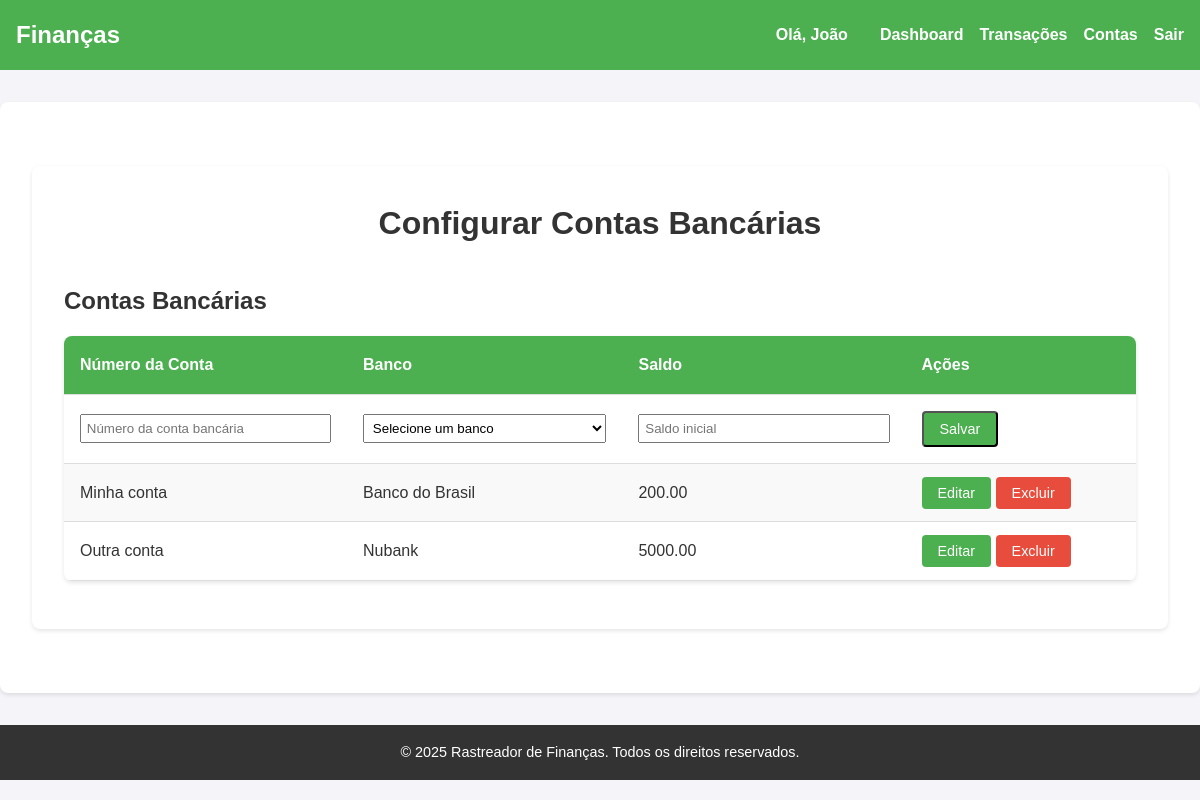
Before: /configuracoes/contas (signed in) with the older database file.
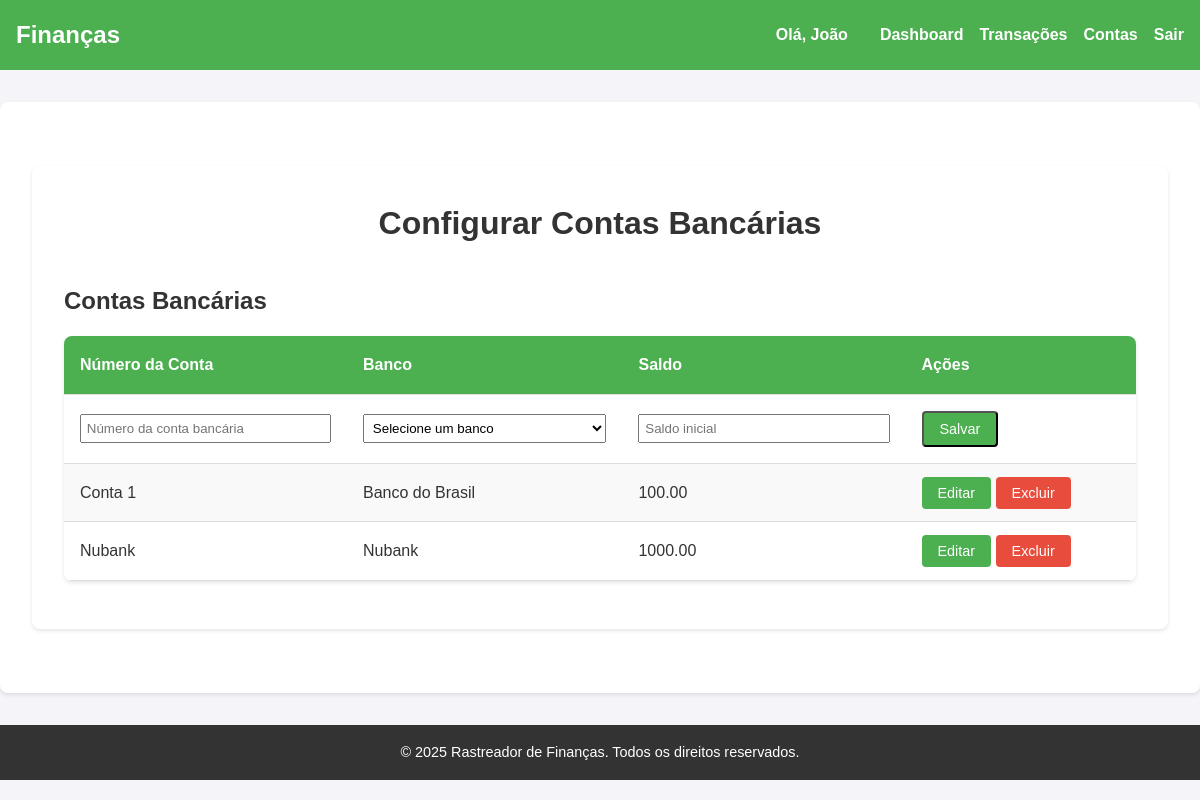
After: the same page with the newer database file.
### models.py (models this page shows, shortened)
class BankAccount(db.Model):
    id = db.Column(db.Integer, primary_key=True)
    account_name = db.Column(db.String(20), nullable=False, unique=True)
    balance = db.Column(db.Numeric(10, 2), nullable=False)
    user_id = db.Column(db.Integer, db.ForeignKey('user.id'), nullable=False)
    bank_id = db.Column(db.Integer, db.ForeignKey('bank.id'), nullable=False)
    created_at = db.Column(db.DateTime, nullable=False, default=datetime.utcnow)
    transactions = db.relationship('Transaction', backref='bank_account', lazy=True)

class Bank(db.Model):
    id = db.Column(db.Integer, primary_key=True)
    name = db.Column(db.String(100), nullable=False, unique=True)
    bank_accounts = db.relationship('BankAccount', backref='bank', lazy=True)
    credit_cards = db.relationship('CreditCard', backref='bank', lazy=True)

### app.py (the view)
@app.route('/configuracoes/contas', methods=['GET', 'POST'])
def configuracoes_contas():
    if not session['user_id']:
        return redirect(url_for('login'))
    banks = Bank.query.all()
    bank_accounts = BankAccount.query.filter_by(user_id=session['user_id']).all()
    return render_template('configuracoes/contas/configurar_contas.html', banks=banks, bank_accounts=bank_accounts)

### templates/configuracoes/contas/configurar_contas.html (shortened to what this page needs)
{% extends "layout.html" %}
{% block content %}
<main class="container">
    <h1 class="page-title">Configurar Contas Bancárias</h1>
    <div class="table-container">
        <h2>Contas Bancárias</h2>
        <table class="styled-table">
            <thead>
                <tr>
                    <th>Número da Conta</th>
                    <th>Banco</th>
                    <th>Saldo</th>
                    <th>Ações</th>
                </tr>
            </thead>
            <tbody>
                <tr>
                    <form method="POST" action="/configuracoes/contas/adicionar">
                        <td>
                            <input type="text" name="account_name" placeholder="Número da conta bancária" required style="width: 100%; padding: 0.3rem;">
                        </td>
                        <td>
                            <select name="bank_id" required style="width: 100%; padding: 0.3rem;">
                                <option value="" disabled selected>Selecione um banco</option>
                            </select>
                        </td>
                        <td>
                            <input type="text" name="balance_cents" id="balance_cents" placeholder="Saldo inicial" required style="width: 100%; padding: 0.3rem;" inputmode="numeric">
                        </td>
                        <td>
                            <button type="submit" class="btn">Salvar</button>
                        </td>
                    </form>
                </tr>
                {% for account in bank_accounts %}
                <tr>
                    <td>{{ account.account_name }}</td>
                    <td>{{ account.bank.name }}</td>
                    <td>{{ account.balance }}</td>
                    <td>
                        <a href="/configuracoes/contas/editar/{{ account.id }}" class="btn edit-btn">Editar</a>
                        <a href="/configuracoes/contas/excluir/{{ account.id }}" class="btn delete-btn">Excluir</a>
                    </td>
                </tr>
                {% endfor %}
            </tbody>
        </table>
    </div>
</main>
{% endblock content %}

### templates/layout.html (shortened to what this page needs)
<!DOCTYPE html>
<html lang="pt">
<head>
    <link rel="stylesheet" href="{{ url_for('static', filename='styles.css') }}">
</head>
<body>
    <header>
        <nav class="navbar">
            <div class="container">
                <a href="/" class="logo">Finanças</a>
                <ul class="nav-links">
                    {% if not session['user_id'] %}
                        <li><a href="/login">Entrar</a></li>
                        <li><a href="/register">Registrar</a></li>
                        <li><a href="/sobre">Sobre</a></li>
                        <li><a href="/contato">Contato</a></li>
                    {% elif session['user_id'] %}
                        <li class="user-info">
                            <span class="user-name">Olá, {{ session['username'] }}</span>
                        </li>
                        <li><a href="/dashboard">Dashboard</a></li>
                        <li><a href="/transacoes">Transações</a></li>
                        <li><a href="/configuracoes/contas">Contas</a></li>
                        <li><a href="/logout">Sair</a></li>
                    {% endif %}
                </ul>
            </div>
        </nav>
    </header>
    <main>
        <div class="container">
            {% block content %}
            {% endblock content %}
        </div>
    </main>
    <footer>
        <div class="container">
            <p>&copy; 2025 Rastreador de Finanças. Todos os direitos reservados.</p>
        </div>
    </footer>
</body>
</html>

### static/styles.css (style rules this page uses)
* { margin: 0; padding: 0; box-sizing: border-box; }
body { font-family: Arial, sans-serif; background-color: #f4f4f9; color: #333; line-height: 1.6; }
header { background-color: #4CAF50; padding: 1rem 0; }
.navbar .container { display: flex; justify-content: space-between; align-items: center; max-width: 1200px; margin: 0 auto; padding: 0 1rem; }
.navbar .logo { font-size: 1.5rem; font-weight: bold; color: white; text-decoration: none; }
.navbar .nav-links { list-style: none; display: flex; gap: 1rem; }
.navbar .nav-links li { display: inline; }
.navbar .nav-links a { text-decoration: none; color: white; font-weight: bold; transition: color 0.3s ease; }
.navbar .user-info { margin-right: auto; font-size: 1rem; color: white; font-weight: bold; }
.navbar .user-name { font-size: 1rem; color: white; margin-right: 1rem; }
main .container { margin: 2rem auto; padding: 0 1rem; background: white; border-radius: 8px; box-shadow: 0 2px 4px rgba(0, 0, 0, 0.1); padding: 2rem; }
.page-title { text-align: center; margin-bottom: 2rem; font-size: 2rem; color: #333; }
footer { background-color: #333; color: white; text-align: center; padding: 1rem 0; margin-top: 2rem; }
footer p { margin: 0; font-size: 0.9rem; }

### templates/configuracoes/contas/configurar_contas.html (style rules this page uses)
.table-container { margin-top: 2rem; }
.styled-table { width: 100%; border-collapse: collapse; margin: 1rem 0; font-size: 1rem; text-align: left; border-radius: 8px; overflow: hidden; box-shadow: 0 2px 4px rgba(0, 0, 0, 0.1); }
.styled-table thead tr { background-color: #4CAF50; color: white; text-align: left; font-weight: bold; }
.styled-table th, .styled-table td { padding: 1rem; border-bottom: 1px solid #ddd; }
.styled-table tbody tr:nth-of-type(even) { background-color: #f9f9f9; }
.styled-table .btn { padding: 0.5rem 1rem; font-size: 0.9rem; border-radius: 4px; text-decoration: none; color: white; background-color: #4CAF50; transition: background-color 0.3s ease; }
.styled-table .delete-btn { background-color: #e74c3c; }

Changed rows visible on the page:
removed BankAccount: account_name "Outra conta", bank.name "Nubank", balance "5000.00"
changed BankAccount "Banco do Brasil": account_name "Minha conta" → "Conta 1"; balance "200.00" → "100.00"
added BankAccount: account_name "Nubank", bank.name "Nubank", balance "1000.00"
